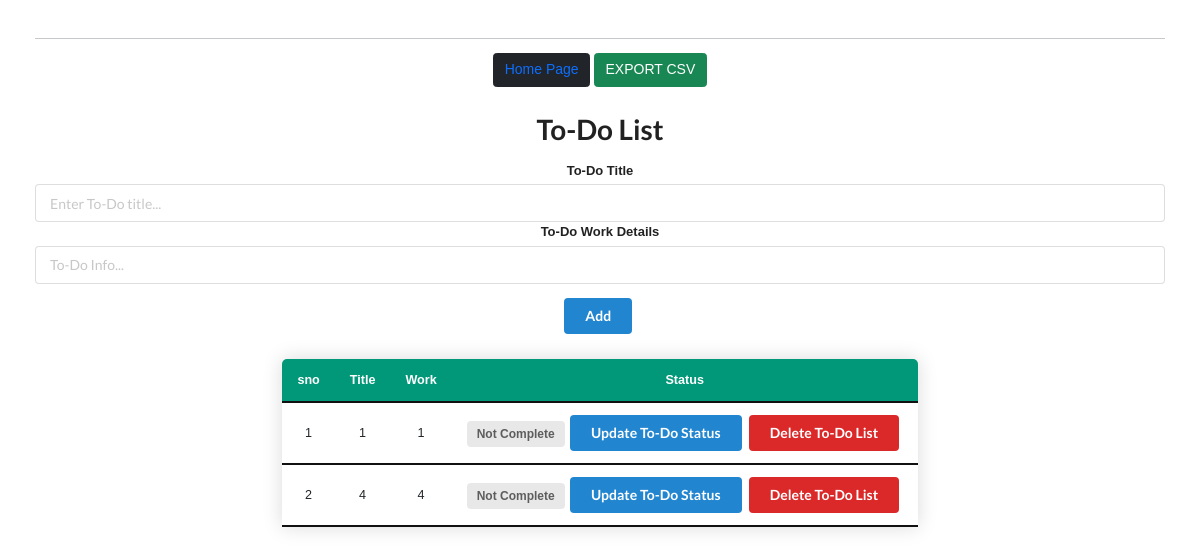
Before: /todo with the older database file.
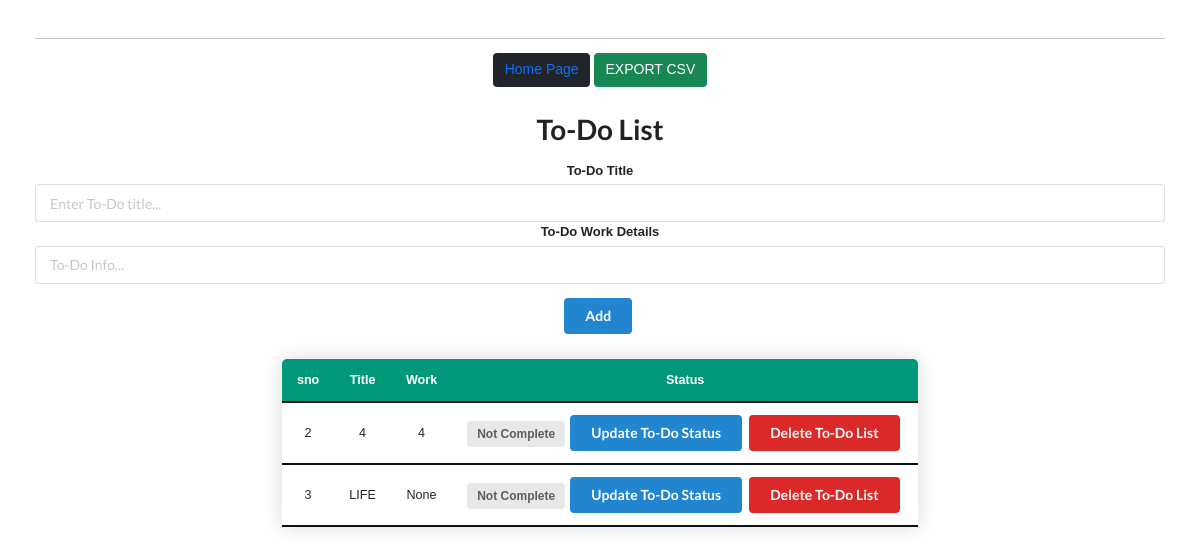
After: the same page with the newer database file.
### app.py (models this page shows, shortened)
class TODO(db.Model):
    id = db.Column(db.Integer, primary_key=True)
    title = db.Column(db.String(100))
    Work = db.Column(db.String(500))
    Done = db.Column(db.Boolean)

### app.py (the view)
@app.route("/todo")
def home1():
    todo_details = TODO.query.all()
    return render_template("data.html", todo_details=todo_details,TODO=TODO)

### templates/data.html (shortened to what this page needs)
{% extends "base.html" %}
{% block content %}
<button type="button" class="btn btn-dark" id="whatsapp"><a  href="/todos" style="text-decoration: none;">Home Page</a></button>
<button type="button" class="btn btn-success" id="exportexcel">EXPORT CSV</button>
    <h1 class="ui center aligned header">To-Do List</h1>
  <form class="ui form" action="/add" method="post">
    <div class="field">
        <label>To-Do Title</label>
        <input type="text" name="title" placeholder="Enter To-Do title..."><br>
        <label>To-Do Work Details</label>
        <input type="text" name="author" placeholder="To-Do Info..."><br>
    </div>
    <button class="ui blue button" type="submit">Add</button>
</form>
  <table id="data"  class="content-table">
    <thead>
      <tr>
        <th>sno</th>
        <th>Title</th>
        <th>Work</th>
        <th>Status</th>
      </tr>
    </thead>
      <tbody>
      <tr>
        {% for TODO in todo_details %}
        <td>{{ TODO.id }}</td>
        <td>{{ TODO.title }}</td>
        <td>{{ TODO.Work }}</td>
        <td>
          {% if TODO.Done == False %}
            <span class="ui gray label">Not Complete</span>
            {% else %}
            <span class="ui green label">Completed</span>
            {% endif %}
            <a class="ui blue button" href="/update1/{{ TODO.id }}">Update To-Do Status</a>
            <a class="ui red button" href="/delete/{{ TODO.id }}">Delete To-Do List</a>
        </td>
      </tr>
    </tbody>
    {% endfor %}
  </table>
  {% endblock %}

Changed rows visible on the page:
removed TODO: id "1", title "1", Work "1", Done "Not Complete"
added TODO: id "3", title "LIFE", Work "None", Done "Not Complete"
